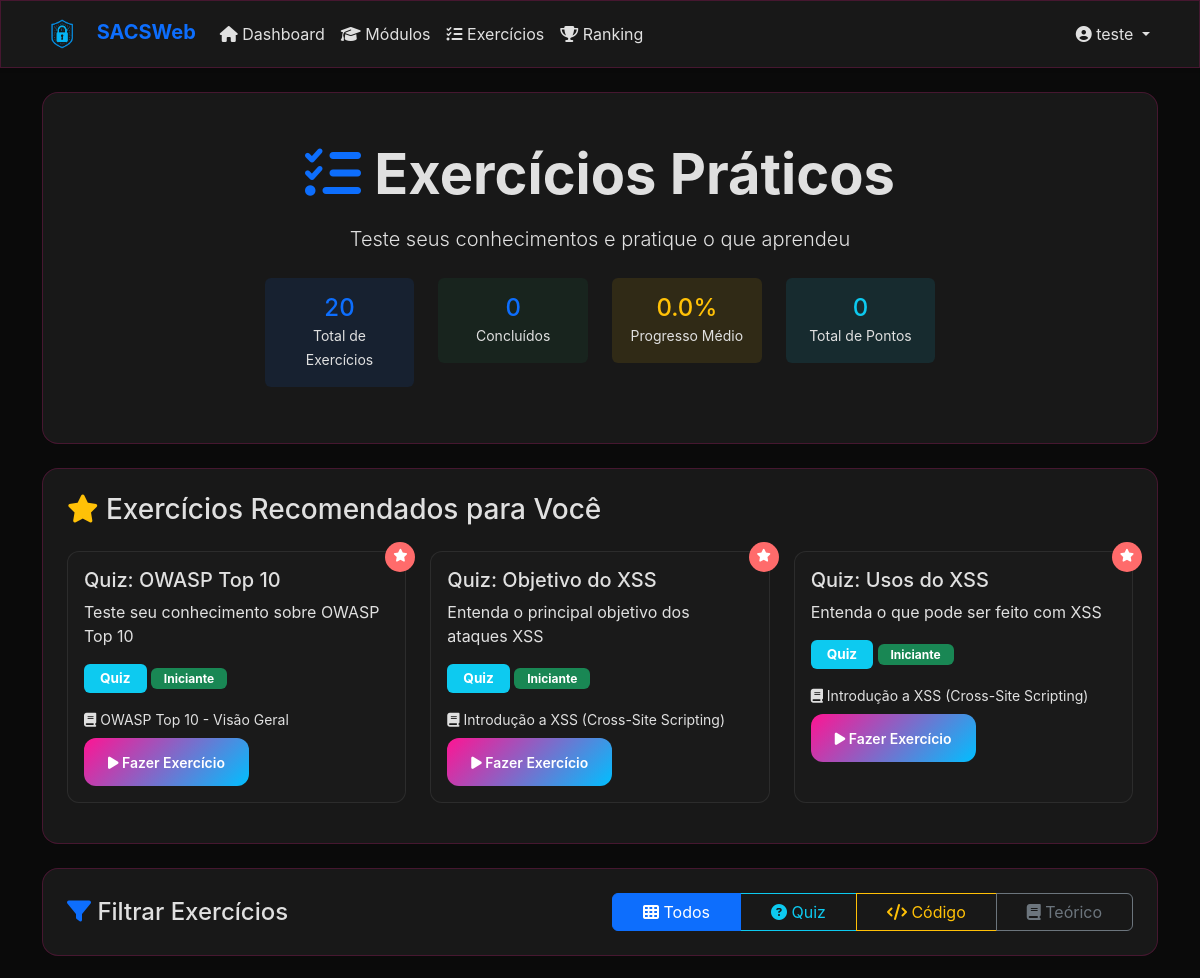
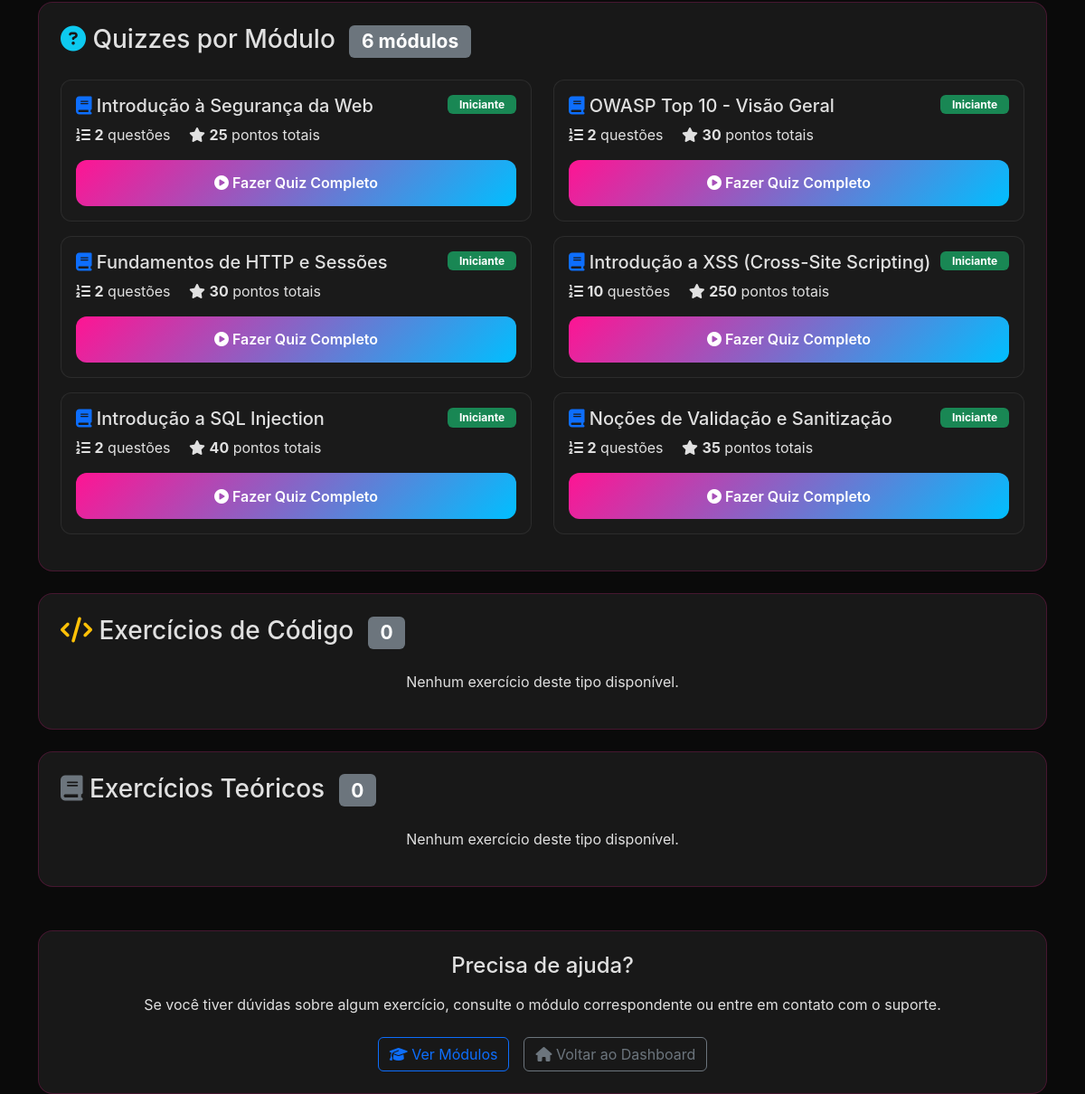
Page /website/exercicios.php (signed in) on the committed database (2 pictures, top to bottom).
### tables this page shows
CREATE TABLE `usuarios` (
  `id` int(11) NOT NULL AUTO_INCREMENT,
  `nome` varchar(100) NOT NULL,
  `email` varchar(100) NOT NULL,
  `username` varchar(50) DEFAULT NULL COMMENT 'Nome de usuário único',
  `senha_hash` varchar(255) NOT NULL,
  `tipo_usuario` enum('admin','professor','aluno') NOT NULL DEFAULT 'aluno',
  `nivel_conhecimento` enum('iniciante','intermediario','avancado') DEFAULT 'iniciante',
  `foto_perfil` varchar(255) DEFAULT NULL COMMENT 'Caminho da foto de perfil do usuário',
  `data_cadastro` timestamp NOT NULL DEFAULT CURRENT_TIMESTAMP,
  `ultimo_acesso` timestamp NULL DEFAULT NULL,
  `ativo` tinyint(1) NOT NULL DEFAULT 1,
  PRIMARY KEY (`id`),
  UNIQUE KEY `uk_usuarios_email` (`email`),
  UNIQUE KEY `uk_usuarios_username` (`username`),
  KEY `idx_usuarios_username` (`username`)
);

CREATE TABLE `exercicios` (
  `id` int(11) NOT NULL AUTO_INCREMENT,
  `modulo_id` int(11) NOT NULL,
  `titulo` varchar(200) NOT NULL,
  `descricao` text NOT NULL,
  `tipo` enum('quiz','codigo','teorico') NOT NULL DEFAULT 'quiz',
  `pergunta` text NOT NULL,
  `opcoes` json NOT NULL COMMENT 'JSON com opções: {"a": "Opção A", "b": "Opção B", "c": "Opção C", "d": "Opção D"}',
  `resposta_correta` varchar(10) NOT NULL COMMENT 'Letra da resposta correta (a, b, c ou d)',
  `explicacao` text COMMENT 'Explicação da resposta correta',
  `pontos` int(11) NOT NULL DEFAULT 10,
  `tempo_estimado` int(11) DEFAULT 15,
  `ordem` int(11) NOT NULL DEFAULT 0,
  `ativo` tinyint(1) NOT NULL DEFAULT 1,
  PRIMARY KEY (`id`),
  KEY `idx_exercicios_modulo` (`modulo_id`),
  KEY `idx_exercicios_ordem` (`ordem`),
  KEY `idx_exercicios_tipo` (`tipo`),
  CONSTRAINT `fk_exercicios_modulo` FOREIGN KEY (`modulo_id`) REFERENCES `modulos` (`id`) ON DELETE CASCADE
);

CREATE TABLE `modulos` (
  `id` int(11) NOT NULL AUTO_INCREMENT,
  `titulo` varchar(200) NOT NULL,
  `descricao` text NOT NULL,
  `nivel` enum('iniciante','intermediario','avancado') NOT NULL DEFAULT 'iniciante',
  `tipo_ataque` varchar(100) NOT NULL,
  `conteudo_teorico` longtext NOT NULL,
  `exemplo_pratico` longtext,
  `demonstracao_codigo` longtext,
  `linguagem_codigo` varchar(50) DEFAULT 'php',
  `tempo_estimado` int(11) DEFAULT 30,
  `pontos_maximos` int(11) DEFAULT 100,
  `ordem` int(11) NOT NULL DEFAULT 0,
  `ativo` tinyint(1) NOT NULL DEFAULT 1,
  `data_criacao` timestamp NOT NULL DEFAULT CURRENT_TIMESTAMP,
  PRIMARY KEY (`id`),
  KEY `idx_modulos_ordem` (`ordem`),
  KEY `idx_modulos_ativo` (`ativo`)
);

### website/exercicios.php (the view, shortened to what the rows shown need)
<?php
$user = getCurrentUser();
$pdo = connectDatabase();
$stmt = $pdo->prepare("
    SELECT e.*, m.titulo as modulo_titulo, m.nivel as modulo_nivel
    FROM exercicios e
    INNER JOIN modulos m ON e.modulo_id = m.id
    WHERE e.ativo = 1 AND m.nivel = ?
    ORDER BY RAND()
    LIMIT 3
");
$stmt->execute([$user['nivel_conhecimento']]);
$exercicios_recomendados = $stmt->fetchAll();
?>
<!DOCTYPE html>
<html lang="pt-BR">
<head>
    <link href="https://cdn.jsdelivr.net/npm/bootstrap@5.3.7/dist/css/bootstrap.min.css" rel="stylesheet">
    <link href="https://cdnjs.cloudflare.com/ajax/libs/font-awesome/6.4.0/css/all.min.css" rel="stylesheet">
    <link href="<?= ASSETS_URL ?>/css/sacsweb-unified.css" rel="stylesheet">
</head>
<body class="page-exercicios">
    <nav class="navbar navbar-expand-lg bg-glass navbar-light shadow-sm">
        <div class="container">
            <div class="collapse navbar-collapse" id="navbarNav">
                <ul class="navbar-nav">
                    <li class="nav-item dropdown">
                        <a class="nav-link dropdown-toggle" href="#" role="button" data-bs-toggle="dropdown" aria-expanded="false">
                            <i class="fas fa-user-circle"></i> <?= htmlspecialchars($user['nome']) ?>
                        </a>
                    </li>
                </ul>
            </div>
        </div>
    </nav>
    <div class="container mt-4">
        <div class="bg-glass rounded-4 p-5 text-center mb-4">
            <h1 class="display-4 fw-bold mb-3">
                <i class="fas fa-tasks text-primary"></i> Exercícios Práticos
            </h1>
        </div>
        <?php if (!empty($exercicios_recomendados)): ?>
        <div class="bg-glass rounded-4 p-4 mb-4">
            <div class="row">
                <?php foreach ($exercicios_recomendados as $exercicio): ?>
                <div class="col-md-4 mb-3">
                    <div class="card exercise-card h-100 position-relative">
                        <div class="recommended-badge">
                            <i class="fas fa-star"></i>
                        </div>
                        <div class="card-body">
                            <h5 class="card-title"><?= htmlspecialchars($exercicio['titulo']) ?></h5>
                            <p class="card-text"><?= htmlspecialchars($exercicio['descricao']) ?></p>
                            <div class="mb-3">
                                <span class="badge bg-<?= $exercicio['tipo'] === 'quiz' ? 'info' : ($exercicio['tipo'] === 'codigo' ? 'warning' : 'secondary') ?> type-badge">
                                    <?= ucfirst($exercicio['tipo']) ?>
                                </span>
                                <span class="badge bg-<?= $exercicio['modulo_nivel'] === 'iniciante' ? 'success' : ($exercicio['modulo_nivel'] === 'intermediario' ? 'warning' : 'danger') ?> difficulty-badge">
                                    <?= ucfirst($exercicio['modulo_nivel']) ?>
                                </span>
                            </div>
                            <small class="d-block mb-2">
                                <i class="fas fa-book"></i> <?= htmlspecialchars($exercicio['modulo_titulo']) ?>
                            </small>
                            <a href="exercicio.php?id=<?= $exercicio['id'] ?>" class="btn btn-primary btn-sm">
                                <i class="fas fa-play"></i> Fazer Exercício
                            </a>
                        </div>
                    </div>
                </div>
                <?php endforeach; ?>
            </div>
        </div>
        <?php endif; ?>
    </div>
</body>
</html>

### rows in the picture
usuarios: nome "teste"
exercicios: titulo "Quiz: OWASP Top 10", descricao "Teste seu conhecimento sobre OWASP Top 10", tipo "Quiz", modulo.nivel "Iniciante", modulo.titulo "OWASP Top 10 - Visão Geral"
exercicios: titulo "Quiz: Objetivo do XSS", descricao "Entenda o principal objetivo dos ataques XSS", tipo "Quiz", modulo.nivel "Iniciante", modulo.titulo "Introdução a XSS (Cross-Site Scripting)"
exercicios: titulo "Quiz: Usos do XSS", descricao "Entenda o que pode ser feito com XSS", tipo "Quiz", modulo.nivel "Iniciante", modulo.titulo "Introdução a XSS (Cross-Site Scripting)"

### other values in the picture
$stats_exercicios['total_exercicios'] "20"
$stats_exercicios['exercicios_concluidos'] "0"
$stats_exercicios['progresso_medio_exercicios'] "0.0"
$stats_exercicios['total_pontos_exercicios'] "0"
count($quizzes_por_modulo) "6"
$modulo_data['modulo_titulo'] "Introdução à Segurança da Web"
$modulo_data['modulo_nivel'] "Iniciante"
$total_quizzes "2"
$pontos_totais "25"
$modulo_data['modulo_titulo'] "OWASP Top 10 - Visão Geral"
$pontos_totais "30"
$modulo_data['modulo_titulo'] "Fundamentos de HTTP e Sessões"
$modulo_data['modulo_titulo'] "Introdução a XSS (Cross-Site Scripting)"
$total_quizzes "10"
$pontos_totais "250"
